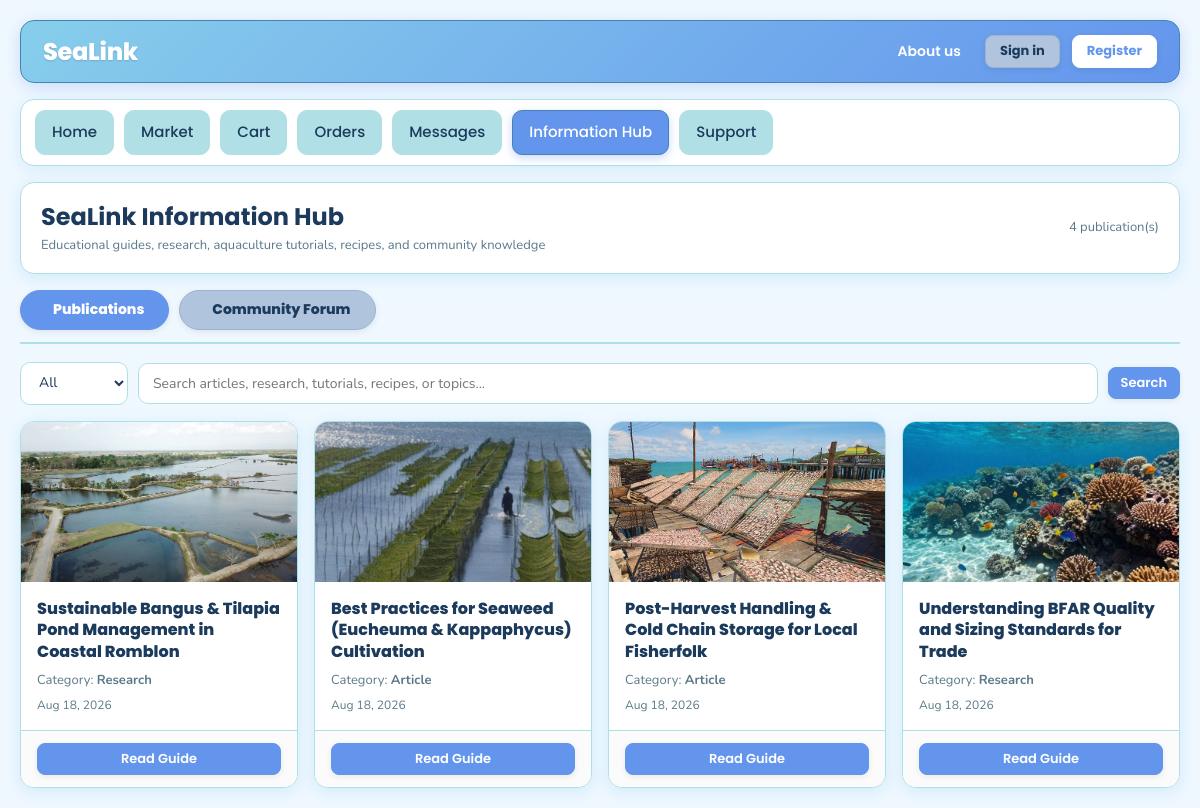
Screenshot of /infohub/index.php with the database file from the repository.
### tables this page shows
CREATE TABLE `info_hub_tbl` (
  `info_hub_id` int(11) NOT NULL,
  `admin_id` int(11) DEFAULT NULL,
  `title` varchar(255) NOT NULL,
  `type` enum('Article','Study','Tutorial','Recipe','Dish Guide','Research','Recipes','Forum') DEFAULT 'Article',
  `category` varchar(100) DEFAULT 'Article',
  `image_url` varchar(255) DEFAULT NULL,
  `content` text NOT NULL,
  `status` enum('Draft','Published','Unpublished') NOT NULL DEFAULT 'Draft',
  `created_at` datetime NOT NULL DEFAULT current_timestamp(),
  `updated_at` datetime NOT NULL DEFAULT current_timestamp() ON UPDATE current_timestamp()
);

### includes/functions.php (called while the page is built, shortened)
<?php
if (!function_exists('e')) {
    function e($text)
    {
        return htmlspecialchars((string)$text, ENT_QUOTES, 'UTF-8');
    }
}

### infohub/index.php (the view, shortened to what this page needs)
<?php
require_once __DIR__ . '/../includes/functions.php';
$role = $_SESSION['user_role'] ?? '';
require_once __DIR__ . '/../config/db.php';
require_once __DIR__ . '/../includes/functions.php';
require_once __DIR__ . '/../includes/layout_top.php';
$current_tab = trim((string)($_GET['tab'] ?? ''));
if ($current_tab !== 'forum') {
    $current_tab = 'knowledge';
}
$kb_categories = [
    'All'      => 'All',
    'Article'  => 'Article',
    'Research' => 'Research',
    'Tutorial' => 'Tutorial',
    'Recipes'  => 'Recipes'
];
$kb_category = trim((string)($_GET['category'] ?? 'All'));
$kb_search = trim((string)($_GET['search'] ?? ''));
$articles = [];
if ($current_tab === 'knowledge') {
    $where = "status = 'Published'";
    $sql = "SELECT info_hub_id AS article_id, info_hub_tbl.* FROM info_hub_tbl WHERE {$where} ORDER BY created_at DESC";
    $stmt = mysqli_prepare($conn, $sql);
    mysqli_stmt_execute($stmt);
    $res = mysqli_stmt_get_result($stmt);
    while ($row = mysqli_fetch_assoc($res)) {
        $articles[] = $row;
    }
}
$pub_count_res = mysqli_query($conn, "SELECT COUNT(*) AS total FROM info_hub_tbl WHERE status = 'Published'");
$pub_count_row = $pub_count_res ? mysqli_fetch_assoc($pub_count_res) : null;
$total_publications = (int)($pub_count_row['total'] ?? 4);
?>
<main class="dashboard-content <?php echo ($role === 'farmer') ? 'farmer-dashboard' : (($role === 'buyer') ? 'buyer-dashboard' : ''); ?>">
    <div class="section-card" style="margin-bottom:16px;">
        <div style="display:flex; justify-content:space-between; align-items:center; flex-wrap:wrap; gap:12px;">
            <div>
                <h1 style="margin:0; font-size:24px;">SeaLink Information Hub</h1>
                <div class="small-muted" style="margin-top:4px;">Educational guides, research, aquaculture tutorials, recipes, and community knowledge</div>
            </div>
            <div class="small-muted"><?php echo $total_publications; ?> publication(s)</div>
        </div>
    </div>
    <div style="display:flex; align-items:center; gap:10px; margin-bottom:18px; border-bottom:2px solid var(--border); padding-bottom:12px;">
        <a href="?tab=knowledge" class="btn <?php echo ($current_tab === 'knowledge') ? 'btn-primary' : 'btn-secondary'; ?>"
           style="border-radius:24px; padding:9px 24px; font-weight:800; font-size:14px; text-decoration:none; display:inline-flex; align-items:center; gap:8px;">
            <span></span> Publications
        </a>
        <a href="?tab=forum" class="btn <?php echo ($current_tab === 'forum') ? 'btn-primary' : 'btn-secondary'; ?>"
           style="border-radius:24px; padding:9px 24px; font-weight:800; font-size:14px; text-decoration:none; display:inline-flex; align-items:center; gap:8px;">
            <span></span> Community Forum
        </a>
    </div>
    <?php if ($current_tab === 'knowledge') { ?>
        <div class="market-toolbar" style="margin-bottom:16px;">
            <form class="market-filters" method="GET" action="" style="display:flex; gap:10px; flex-wrap:wrap; align-items:center; width:100%;">
                <select name="category" onchange="this.form.submit()">
                    <?php foreach ($kb_categories as $cat_key => $cat_label) { ?>
                        <option value="<?php echo e($cat_key); ?>" <?php echo ($kb_category === $cat_key) ? 'selected' : ''; ?>>
                            <?php echo e($cat_label); ?>
                        </option>
                    <?php } ?>
                </select>
                <div class="search-input-wrapper">
                    <input type="text" name="search" placeholder="Search articles, research, tutorials, recipes, or topics..."
                           value="<?php echo e($kb_search); ?>" oninput="checkSearchClear(this)">
                </div>
                <button type="submit" class="btn btn-primary btn-sm">Search</button>
            </form>
        </div>
        <div class="deals-fixed-grid">
            <?php foreach ($articles as $a) { ?>
                <div class="section-card" style="margin-top:0; padding:0; overflow:hidden; display:flex; flex-direction:column; justify-content:space-between; border-radius:14px;">
                    <div>
                        <div style="width:100%; height:160px; background:#e8eded; display:flex; align-items:center; justify-content:center; overflow:hidden; position:relative;">
                            <?php if (!empty($a['image_url'])) { ?>
                                <img src="<?php echo BASE_URL . '/' . e($a['image_url']); ?>" alt="" style="width:100%; height:100%; object-fit:cover;">
                            <?php } ?>
                        </div>
                        <div style="padding:16px;">
                            <h3 style="font-size:16px; font-weight:800; line-height:1.35; margin:0 0 8px 0; color:var(--text);">
                                <?php echo e($a['title']); ?>
                            </h3>
                            <div class="small-muted" style="font-size:13px; margin-bottom:4px;">
                                Category: <strong><?php echo e($a['category']); ?></strong>
                            </div>
                            <div class="small-muted" style="font-size:12px; margin-top:6px;">
                                <?php echo date('M d, Y', strtotime($a['created_at'])); ?>
                            </div>
                        </div>
                    </div>
                    <div style="padding:12px 16px; border-top:1px solid var(--border); background:#fbfbfb;">
                        <a href="<?php echo BASE_URL; ?>/infohub/read.php?article_id=<?php echo (int)$a['article_id']; ?>"
                           class="btn btn-sm btn-primary btn-block" style="text-align:center;">
                            Read Guide
                        </a>
                    </div>
                </div>
            <?php } ?>
        </div>
    <?php } ?>
</main>
<?php require_once __DIR__ . '/../includes/layout_bottom.php'; ?>

### assets/css/base.css (style rules this page uses)
* { margin: 0; padding: 0; box-sizing: border-box; }
:root { --bg: #F0F8FF; --bg-alt: #E0FFFF; --surface: #FFFFFF; --primary: #6495ED; --primary-hover: #4a7bd4; --sky-blue: #87CEEB; --light-sky-blue: #87CEFA; --powder-blue: #B0E0E6; --steel-blue: #4682B4; --dark-navy: #1B3A5C; --ocean-blue: #2E86AB; --deep-cerulean: #1B6CA8; --cadet-blue: #5F9EA0; --dark-sky-blue: #4C7A96; --beau-blue: #BCD4E6; --light-steel-blue: #B0C4DE; --gray-blue: #5A7A8A; --text: #1B3A5C; --text-dark: #152525; --text-white: #FFFFFF; --muted: #5A7A8A; --border: #B0E0E6; --border-light: #E0FFFF; --border-subtle: #F0F8FF; --card-shadow: 0 4px 16px rgba(135, 206, 235, 0.30); --card-shadow-hover:0 8px 24px rgba(100, 149, 237, 0.35); --widget-shadow: 0 6px 18px rgba(70, 130, 180, 0.20); --focus-glow: 0 0 0 3px rgba(100, 149, 237, 0.35); --font-primary: 'Poppins', sans-serif; --font-secondary: 'Nunito', sans-serif; }
body { font-family: var(--font-secondary); background-color: var(--bg); color: var(--text); line-height: 1.5; font-size: 16px; -webkit-font-smoothing: antialiased; -moz-osx-font-smoothing: grayscale; overflow-x: hidden; }
h1, h2, h3, h4, h5, h6 { font-family: var(--font-primary); color: var(--text); line-height: 1.3; overflow-wrap: break-word; word-wrap: break-word; }
h1, .page-title { font-size: 28px; font-weight: 700; margin-bottom: 8px; }
h3, .card-title { font-size: 18px; font-weight: 600; margin-bottom: 6px; }
small, .small-muted, .caption { font-family: var(--font-secondary); font-size: 13px; font-weight: 400; color: var(--muted); }
a { color: var(--deep-cerulean); text-decoration: none; transition: color 0.15s ease; }

### assets/css/components.css (style rules this page uses)
.btn { display: inline-flex; align-items: center; justify-content: center; gap: 8px; padding: 10px 18px; border-radius: 10px; text-decoration: none; border: none; cursor: pointer; font-family: var(--font-primary); font-size: 15px; font-weight: 600; line-height: 1.4; transition: all 0.18s ease; box-shadow: 0 2px 6px rgba(0, 0, 0, 0.08); }
.btn-primary, .btn-search { background: var(--primary); color: var(--text-white); border: 1px solid var(--primary); }
.btn-secondary, .btn-back { background: var(--light-steel-blue); color: var(--dark-navy); border: 1px solid #9bb5d1; }
.btn-block { width: 100%; }
.btn-sm { padding: 6px 12px; font-size: 13px; border-radius: 8px; }
.section-card { background: var(--surface); border: 1px solid var(--border); border-radius: 14px; padding: 18px 20px; margin-top: 16px; box-shadow: var(--card-shadow); }
.product-grid, .market-grid, .deals-fixed-grid { display: grid; grid-template-columns: repeat(4, minmax(0, 1fr)); gap: 16px; }
.search-input-wrapper { position: relative; display: flex; align-items: center; flex: 1; min-width: 180px; }
.search-input-wrapper input { width: 100%; padding-left: 14px !important; padding-right: 36px !important; }

### assets/css/pages.css (style rules this page uses)
.market-toolbar { display: flex; gap: 12px; flex-wrap: wrap; align-items: center; justify-content: space-between; margin-bottom: 16px; }
.market-filters { display: flex; gap: 10px; flex-wrap: wrap; align-items: center; }
.market-filters select, .market-filters input { padding: 10px 14px; border: 1px solid var(--powder-blue); border-radius: 10px; background: var(--surface); font-family: var(--font-secondary); font-size: 14px; color: var(--text); outline: none; }

### infohub/index.php (style rules this page uses)
.deals-fixed-grid { display: grid !important; grid-template-columns: repeat(4, minmax(0, 1fr)) !important; gap: 16px !important; }

### rows the page displays
info_hub_tbl: image_url (picture), title "Sustainable Bangus & Tilapia Pond Management in Coastal Romblon", category "Research", created_at "Aug 18, 2026"
info_hub_tbl: image_url (picture), title "Best Practices for Seaweed (Eucheuma & Kappaphycus) Cultivation", category "Article", created_at "Aug 18, 2026"
info_hub_tbl: image_url (picture), title "Post-Harvest Handling & Cold Chain Storage for Local Fisherfolk", category "Article", created_at "Aug 18, 2026"
info_hub_tbl: image_url (picture), title "Understanding BFAR Quality and Sizing Standards for Trade", category "Research", created_at "Aug 18, 2026"

### other values shown
$app_name "SeaLink"
$total_publications "4"
form field category "All"
